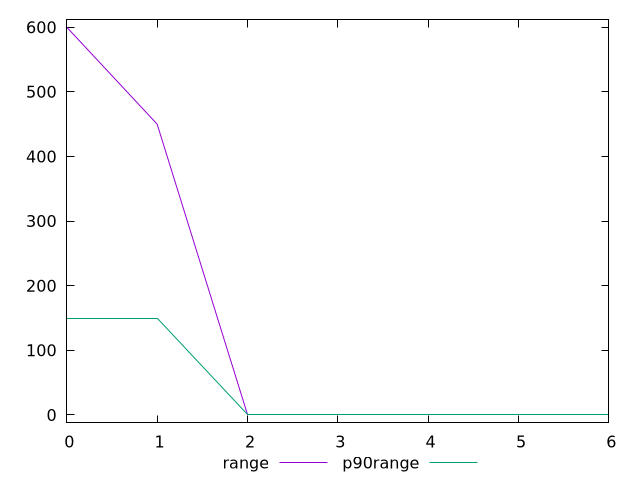

Reproduce this figure in gnuplot.
$_range <<EOF
0 600
1 450
2 0
3 0
4 0
5 0
6 0
EOF
$_p90Range <<EOF
0 150
1 150
2 0
3 0
4 0
5 0
6 0
EOF
set key outside below
set terminal pngcairo
set output "report_00006_2020-11-02T20-21-41.718Z/unused-css-rules/progession_range_p90range.png"
set yrange [-12:612]
plot $_range title "range" with line ,$_p90Range title "p90range" with line ,
